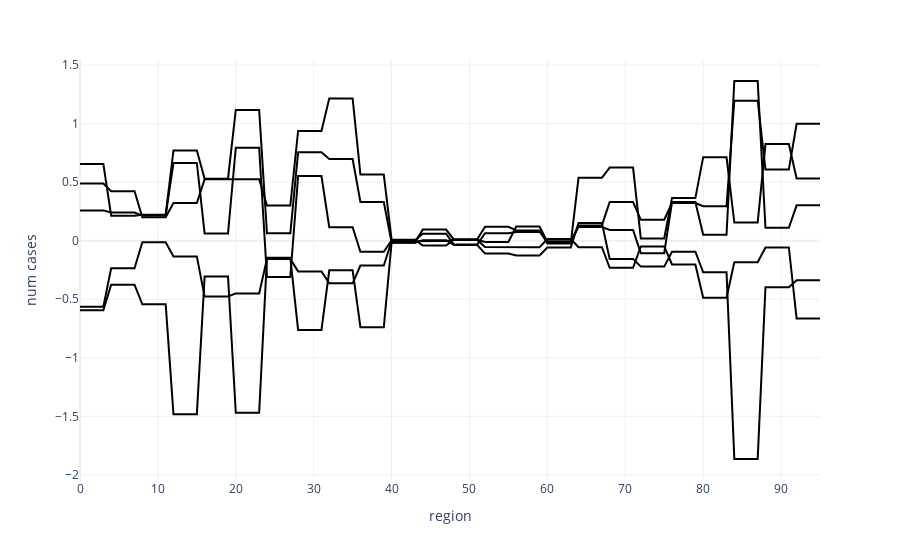

The code cell stored with this chart in its notebook:
### Code cell
# Plotting
plot_process(agg_gp_draws)
